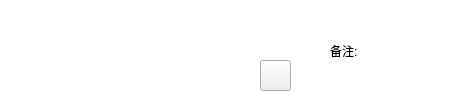
<?xml version="1.0" encoding="UTF-8"?>
<ui version="4.0">
 <class>samp</class>
 <widget class="QWidget" name="samp">
  <property name="geometry">
   <rect>
    <x>0</x>
    <y>0</y>
    <width>452</width>
    <height>100</height>
   </rect>
  </property>
  <property name="windowTitle">
   <string>Form</string>
  </property>
  <property name="styleSheet">
   <string notr="true">#samp{
	background:#ffffff;
}</string>
  </property>
  <widget class="QLabel" name="pic">
   <property name="geometry">
    <rect>
     <x>10</x>
     <y>0</y>
     <width>100</width>
     <height>100</height>
    </rect>
   </property>
   <property name="text">
    <string/>
   </property>
  </widget>
  <widget class="QLabel" name="cakename">
   <property name="geometry">
    <rect>
     <x>160</x>
     <y>10</y>
     <width>72</width>
     <height>15</height>
    </rect>
   </property>
   <property name="text">
    <string/>
   </property>
  </widget>
  <widget class="QLabel" name="money">
   <property name="geometry">
    <rect>
     <x>140</x>
     <y>60</y>
     <width>72</width>
     <height>15</height>
    </rect>
   </property>
   <property name="text">
    <string/>
   </property>
  </widget>
  <widget class="QPushButton" name="pushButton">
   <property name="geometry">
    <rect>
     <x>260</x>
     <y>60</y>
     <width>31</width>
     <height>31</height>
    </rect>
   </property>
   <property name="styleSheet">
    <string notr="true">border-image: url(:/icon/add);</string>
   </property>
   <property name="text">
    <string/>
   </property>
  </widget>
  <widget class="QLabel" name="label">
   <property name="geometry">
    <rect>
     <x>330</x>
     <y>20</y>
     <width>141</width>
     <height>61</height>
    </rect>
   </property>
   <property name="text">
    <string>备注:</string>
   </property>
  </widget>
 </widget>
 <resources/>
 <connections/>
</ui>
